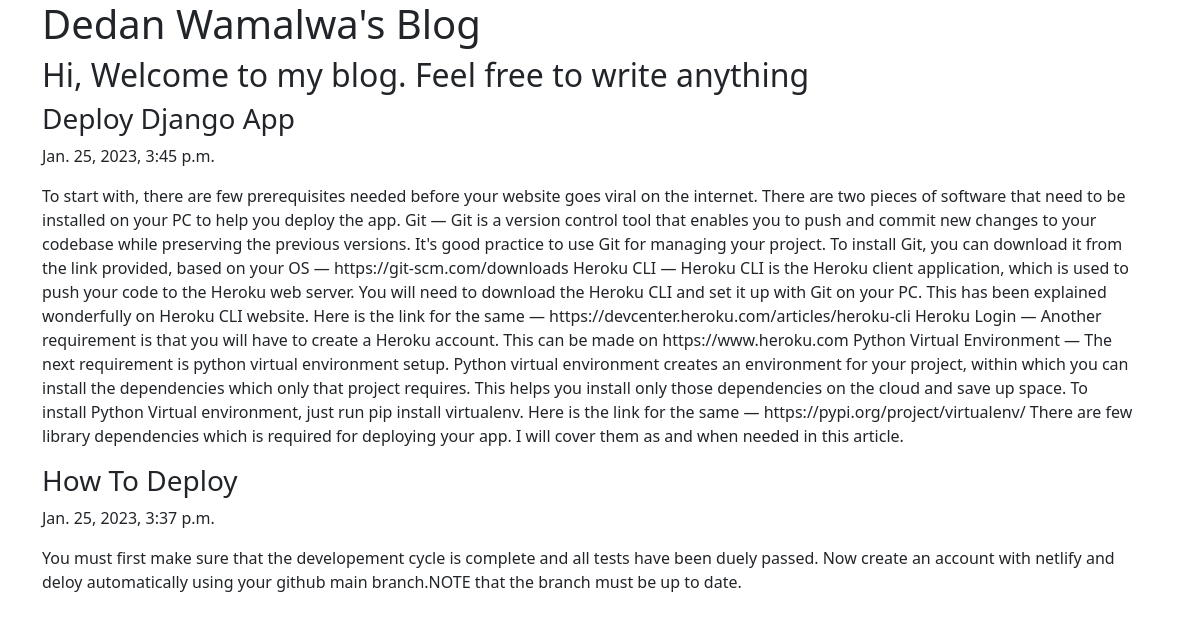
Before: / with the older database file.
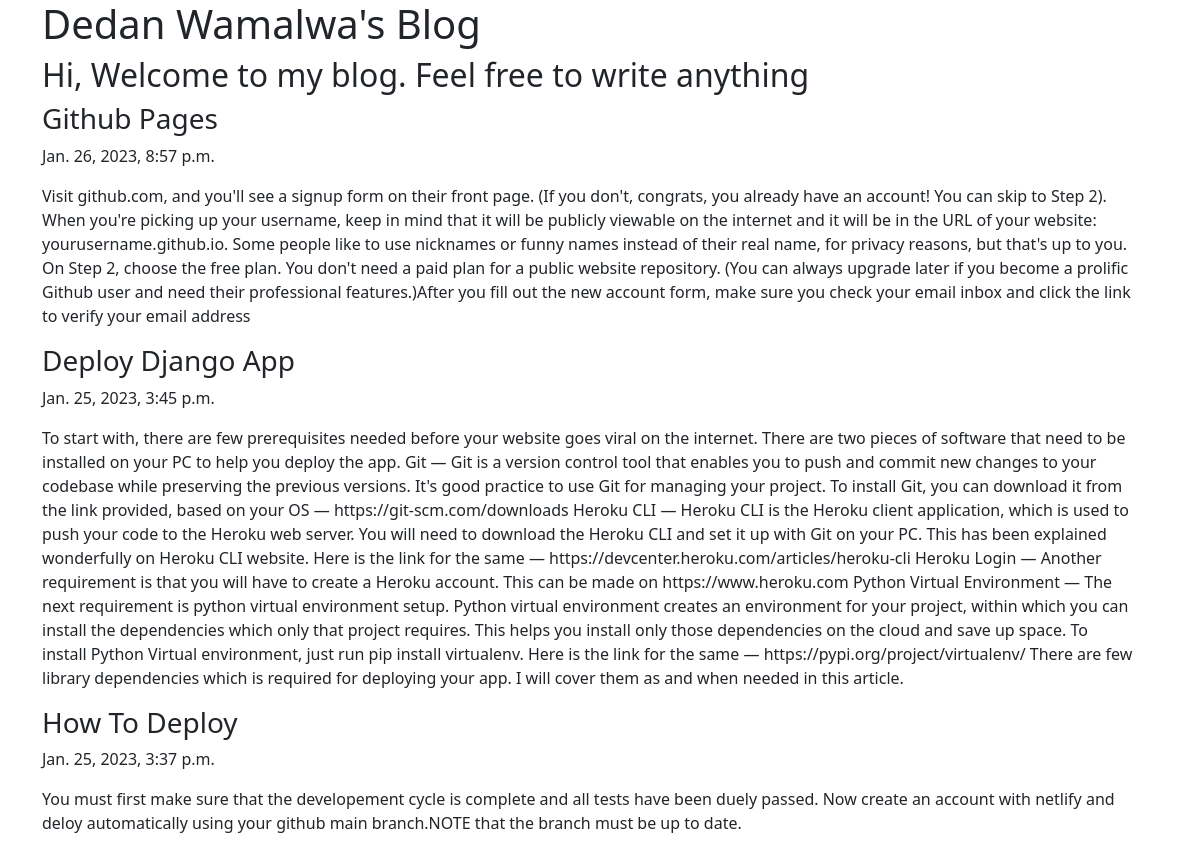
After: the same page with the newer database file.
### myBlogApp/models.py (models this page shows)
class Post(models.Model):
    title = models.CharField(max_length=120)
    body = models.CharField(max_length=1000000)
    created_At=models.DateTimeField(default=datetime.now, blank=True)

### myBlogApp/views.py (the view)
# urls.py: path('',views.index, name='index'),
def index(request):
    posts = Post.objects.all()
    return render(request,'index.html',{"posts":posts})

### templates/index.html (shortened to what this page needs)
{% load static %}
<html lang="en">
	<head>
		<link rel="stylesheet" href="{% static 'bootstrap/css/bootstrap.min.css' %}" />
		<link rel="stylesheet" href="{%static 'style.css'%}" />
	</head>
	<body>
		<div class="container">
			<div class="row">
				<div class="row">
					<h1>Dedan Wamalwa's Blog</h1>
					<h2>Hi, Welcome to my blog. Feel free to write anything</h2>
				</div>
				<div class="row">
					{% for post in posts reversed%}
					<div class="col-12">
                        <h3>{{ post.title }}</h3>
                        <p>{{ post.created_At }}</p>
                        <p>{{ post.body }}</p>
                    </div>
					{% endfor %}
				</div>
			</div>
		</div>
	</body>
</html>

Changed rows visible on the page:
added Post: title "Github Pages", created_At "Jan. 26, 2023, 8:57 p.m.", body "Visit github.com, and you'll see a signup form on their front page. (If you don't, congrats, you already have an account! You can skip to Step 2). When you're picking up your username, keep in mind that it will be publicly viewable on the internet and it will be in the URL of your website: yourusername.github.io. Some people like to use nicknames or funny names instead of their real name, for privacy reasons, but that's up to you. On Step 2, choose the free plan. You don't need a paid plan for a public website repository. (You can always upgrade later if you become a prolific Github user and need their professional features.)After you fill out the new account form, make sure you check your…"
